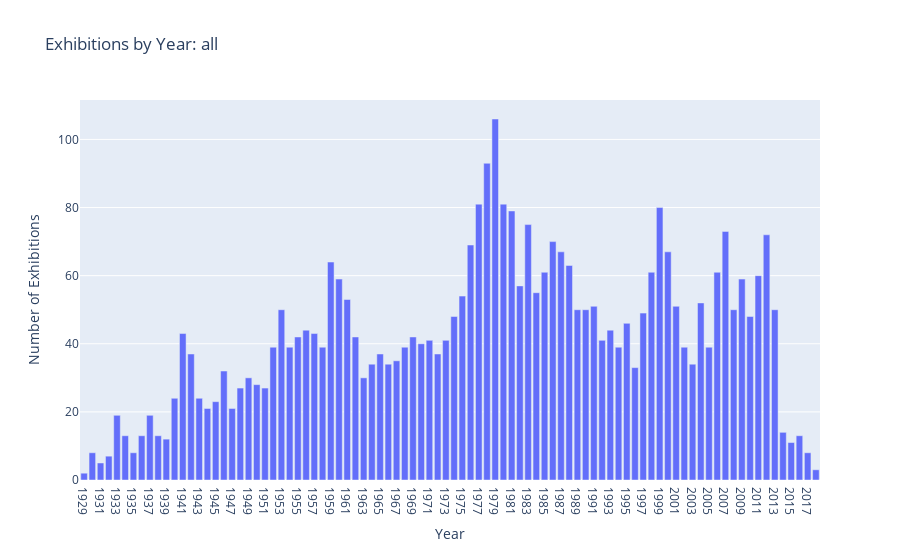

Here is the notebook cell this chart was saved with:
### Code cell
output_activity_dir = "data/summary/activity"
activity_all_file = "events_all.json"


def number_ex_by_year(data):
    number_ex_by_year = {}

    # iterate over events
    for event in data.get("events"):

    # get start date for event
        start = event.get("start")
        # get start year for event
        year = start.split("-")[0]
 
        if year in number_ex_by_year:
            number_ex_by_year[year] += 1
        else:
            number_ex_by_year[year] = 1
        
    number_ex_by_year = SortedDict(number_ex_by_year)

    return number_ex_by_year

data_activity_all = {}

if exhibition_data_type == "MoMA":
    file_type = "moma"
elif exhibition_data_type == "non-MoMA":
    file_type = "nonmoma"
else:
    file_type = "all"


data_file = "events_" + file_type + ".json"


with open(os.path.join(output_activity_dir, data_file), 'r') as json_file:
    data_activity_all = json.load(json_file)

number_ex_by_year = number_ex_by_year(data_activity_all)
x_values = number_ex_by_year.keys()
y_values = number_ex_by_year.values()

fig = px.bar(x=x_values, y=y_values, 
labels={"x": "Year", "y": "Number of Exhibitions"},
title="Exhibitions by Year: " + exhibition_data_type
)
fig.show()

### Figure 1 — Plotly figure (JSON) as saved in the notebook; plotly's stock layout.template omitted (floating-point values rounded to 4 significant figures)
{"data": [{"alignmentgroup": "True", "hovertemplate": "Year=%{x}<br>Number of Exhibitions=%{y}<extra></extra>", "legendgroup": "", "marker": {"color": "#636efa", "pattern": {"shape": ""}}, "name": "", "offsetgroup": "", "orientation": "v", "showlegend": false, "textposition": "auto", "type": "bar", "x": ["1929", "1930", "1931", "1932", "1933", "1934", "1935", "1936", "1937", "1938", "1939", "1940", "1941", "1942", "1943", "1944", "1945", "1946", "1947", "1948", "1949", "1950", "1951", "1952", "1953", "1954", "1955", "1956", "1957", "1958", "1959", "1960", "1961", "1962", "1963", "1964", "1965", "1966", "1967", "1968", "1969", "1970", "1971", "1972", "1973", "1974", "1975", "1976", "1977", "1978", "1979", "1980", "1981", "1982", "1983", "1984", "1985", "1986", "1987", "1988", "1989", "1990", "1991", "1992", "1993", "1994", "1995", "1996", "1997", "1998", "1999", "2000", "2001", "2002", "2003", "2004", "2005", "2006", "2007", "2008", "2009", "2010", "2011", "2012", "2013", "2014", "2015", "2016", "2017", "2018"], "xaxis": "x", "y": [2, 8, 5, 7, 19, 13, 8, 13, 19, 13, 12, 24, 43, 37, 24, 21, 23, 32, 21, 27, 30, 28, 27, 39, 50, 39, 42, 44, 43, 39, 64, 59, 53, 42, 30, 34, 37, 34, 35, 39, 42, 40, 41, 37, 41, 48, 54, 69, 81, 93, 106, 81, 79, 57, 75, 55, 61, 70, 67, 63, 50, 50, 51, 41, 44, 39, 46, 33, 49, 61, 80, 67, 51, 39, 34, 52, 39, 61, 73, 50, 59, 48, 60, 72, 50, 14, 11, 13, 8, 3], "yaxis": "y"}], "layout": {"barmode": "relative", "legend": {"tracegroupgap": 0}, "title": {"text": "Exhibitions by Year: all"}, "xaxis": {"anchor": "y", "domain": [0, 1], "title": {"text": "Year"}}, "yaxis": {"anchor": "x", "domain": [0, 1], "title": {"text": "Number of Exhibitions"}}}}
